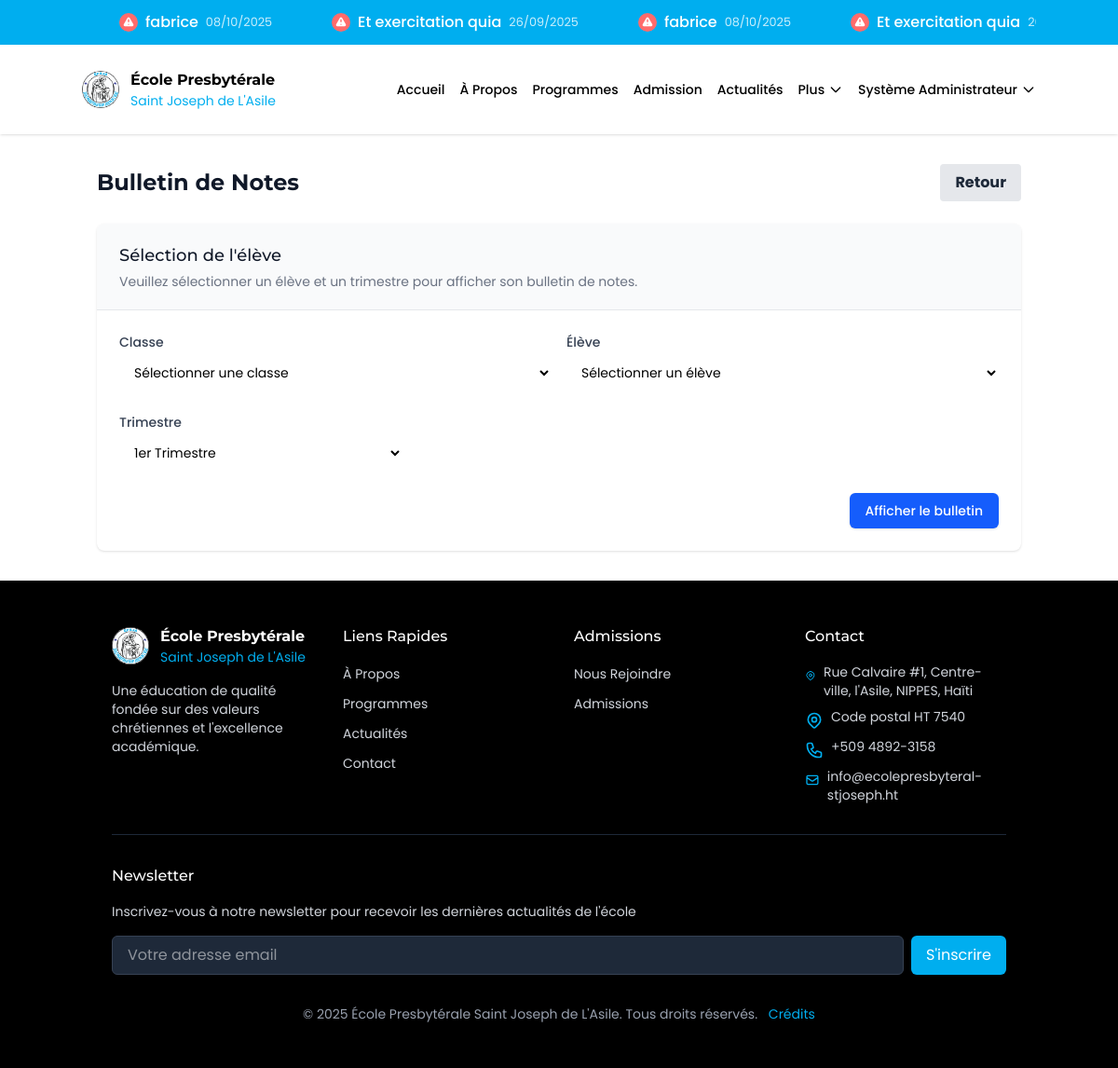
/notes/bulletin (signed in), run on the app's committed database.
### models.py (models this page shows, shortened)
class Annonce(db.Model):
    __tablename__ = 'annonces'
    id = db.Column(db.Integer, primary_key=True)
    titre = db.Column(db.String(100), nullable=False)
    contenu = db.Column(db.Text, nullable=False)
    date_creation = db.Column(db.DateTime, default=datetime.utcnow)
    date_expiration = db.Column(db.Date)
    public = db.Column(db.Boolean, default=True)
    important = db.Column(db.Boolean, default=False)

### modules/notes.py (the view, shortened to what this page needs)
@notes_blueprint.route('/bulletin')
@login_required
def bulletin():
    eleve_id = request.args.get('eleve_id')
    trimestre = request.args.get('trimestre')
    if not eleve_id or not trimestre:
        from models import Classe
        classes = Classe.query.order_by(Classe.niveau, Classe.nom).all()
        return render_template('notes/bulletin_form.html', classes=classes)

### app.py (called while the page is built)
@login_manager.user_loader
def load_user(user_id):
    return User.query.get(int(user_id))

### templates/notes/bulletin_form.html (shortened to what this page needs)
{% extends 'base.html' %}
{% block content %}
<div class="container mx-auto px-4 py-8">
    <div class="flex justify-between items-center mb-6">
        <h1 class="text-2xl font-bold text-gray-900">Bulletin de Notes</h1>
        <div class="flex space-x-2">
            <a href="{{ url_for('notes.index') }}" class="bg-gray-200 hover:bg-gray-300 text-gray-800 font-bold py-2 px-4 rounded">
                Retour
            </a>
        </div>
    </div>
    <div class="bg-white shadow overflow-hidden sm:rounded-lg">
        <div class="px-4 py-5 sm:px-6 bg-gray-50">
            <h2 class="text-lg font-medium text-gray-900">Sélection de l'élève</h2>
            <p class="mt-1 max-w-2xl text-sm text-gray-500">Veuillez sélectionner un élève et un trimestre pour afficher son bulletin de notes.</p>
        </div>
        <div class="border-t border-gray-200 px-4 py-5 sm:p-6">
            <form action="{{ url_for('notes.bulletin') }}" method="GET" class="space-y-6">
                <div class="grid grid-cols-1 gap-y-6 gap-x-4 sm:grid-cols-6">
                    <div class="sm:col-span-3">
                        <label for="classe_id" class="block text-sm font-medium text-gray-700">Classe</label>
                        <select id="classe_id" name="classe_id" required class="mt-1 block w-full pl-3 pr-10 py-2 text-base border-gray-300 focus:outline-none focus:ring-blue-500 focus:border-blue-500 sm:text-sm rounded-md">
                            <option value="">Sélectionner une classe</option>
                        </select>
                    </div>
                    <div class="sm:col-span-3">
                        <label for="eleve_id" class="block text-sm font-medium text-gray-700">Élève</label>
                        <select id="eleve_id" name="eleve_id" required class="mt-1 block w-full pl-3 pr-10 py-2 text-base border-gray-300 focus:outline-none focus:ring-blue-500 focus:border-blue-500 sm:text-sm rounded-md">
                            <option value="">Sélectionner un élève</option>
                        </select>
                    </div>
                    <div class="sm:col-span-2">
                        <label for="trimestre" class="block text-sm font-medium text-gray-700">Trimestre</label>
                        <select id="trimestre" name="trimestre" required class="mt-1 block w-full pl-3 pr-10 py-2 text-base border-gray-300 focus:outline-none focus:ring-blue-500 focus:border-blue-500 sm:text-sm rounded-md">
                            <option value="1">1er Trimestre</option>
                        </select>
                    </div>
                </div>
                <div class="flex justify-end">
                    <button type="submit" class="inline-flex justify-center py-2 px-4 border border-transparent shadow-sm text-sm font-medium rounded-md text-white bg-blue-600 hover:bg-blue-700 focus:outline-none focus:ring-2 focus:ring-offset-2 focus:ring-blue-500">
                        Afficher le bulletin
                    </button>
                </div>
            </form>
        </div>
    </div>
</div>
{% endblock %}

### templates/base.html (shortened to what this page needs)
<html lang="en">
   <head>
      <script src="https://cdn.jsdelivr.net/npm/@tailwindcss/browser@4"></script>
      <link href="https://unpkg.com/aos@2.3.1/dist/aos.css" rel="stylesheet">
   </head>
   <body>
      <div id="root">
         {% if annonces and annonces|length > 0 %}
         <div class="ticker-wrap w-full">
            <div class="ticker container mx-auto">
               <div class="ticker-track" id="ticker-track">
                  {% for annonce in annonces %}
                  <div class="ticker-item">
                     <a href="{{ url_for('communication.details_annonce', annonce_id=annonce.id) }}" class="ticker-link">
                        {% if annonce.important is defined and annonce.important %}
                        <span class="ticker-icon important">
                        </span>
                        {% else %}
                        <span class="ticker-icon">
                           <svg xmlns="http://www.w3.org/2000/svg" viewBox="0 0 20 20" fill="currentColor">
                              <path fill-rule="evenodd" d="M18 3a1 1 0 00-1.447-.894L8.763 6H5a3 3 0 000 6h.28l1.771 5.316A1 1 0 008 18h1a1 1 0 001-1v-4.382l6.553 3.276A1 1 0 0018 15V3z" clip-rule="evenodd" />
                           </svg>
                        </span>
                        {% endif %}
                        <span class="ticker-title">{{ annonce.titre }}</span>
                        <span class="ticker-date">{{ annonce.date_creation.strftime('%d/%m/%Y') }}</span>
                     </a>
                  </div>
                  {% endfor %}
               </div>
            </div>
         </div>
         {% endif %}
         <header class="sticky top-0 z-50 w-full bg-white/90 backdrop-blur-md shadow-sm">
            <div class="container mx-auto">
               <div class="flex h-24 items-center justify-between">
                     <div class="flex items-center">
                        <a href="#" class="flex items-center">
                           <img src="/static/assets/logo.jpg" alt="École Presbytérale Saint Joseph de L'Asile" class="h-10 w-10 rounded-full">
                           <div class="ml-3">
                              <h1 class="text-sm font-bold text-black md:text-base">École Presbytérale</h1>
                              <p class="text-xs text-[#00AEEF] md:text-sm">Saint Joseph de L'Asile</p>
                           </div>
                        </a>
                     </div>
                     <nav class="hidden lg:flex lg:items-center lg:space-x-4">
                       <a href="{{ url_for('accueil') }}" class="text-sm font-medium text-black hover:text-[#00AEEF]">Accueil</a>
                       <a href="{{ url_for('a_propos') }}" class="text-sm font-medium text-black hover:text-[#00AEEF]">À Propos</a>
                       <a href="{{ url_for('programmes') }}" class="text-sm font-medium text-black hover:text-[#00AEEF]">Programmes</a>
                       <a href="{{ url_for('admission') }}" class="text-sm font-medium text-black hover:text-[#00AEEF]">Admission</a>
                       <a href="{{ url_for('evenements') }}" class="text-sm font-medium text-black hover:text-[#00AEEF]">Actualités</a>
                       <div class="relative group">
                           <button class="flex items-center text-sm font-medium text-black hover:text-[#00AEEF]">
                               Plus
                               <svg xmlns="http://www.w3.org/2000/svg" class="h-4 w-4 ml-1" fill="none" viewBox="0 0 24 24" stroke="currentColor">
                                   <path stroke-linecap="round" stroke-linejoin="round" stroke-width="2" d="M19 9l-7 7-7-7" />
                               </svg>
                           </button>
                       </div>
                       {% if session.get('user_id') %}
                           <div class="relative group">
                               <button class="flex items-center text-sm font-medium text-black hover:text-[#00AEEF]">
                                   {{ session.get('user_name', 'Utilisateur') }}
                                   <svg xmlns="http://www.w3.org/2000/svg" class="h-4 w-4 ml-1" fill="none" viewBox="0 0 24 24" stroke="currentColor">
                                       <path stroke-linecap="round" stroke-linejoin="round" stroke-width="2" d="M19 9l-7 7-7-7" />
                                   </svg>
                               </button>
                           </div>
                       {% else %}
                           <a href="{{ url_for('auth.login') }}" class="text-sm font-medium text-black hover:text-[#00AEEF]">Connexion</a>
                       {% endif %}
                       </nav>
                  </div>
               </div>
            </header>
            {% block content %}
            {% endblock %}
            <footer class="bg-black text-white">
               <div class="container mx-auto px-4 py-12 sm:px-6 lg:px-8">
                  <div class="grid grid-cols-1 gap-8 md:grid-cols-4">
                     <div class="md:col-span-1">
                        <div class="flex items-center">
                           <a href="#" class="flex items-center">
                              <img src="/static/assets/logo.jpg" alt="École Presbytérale Saint Joseph de L'Asile" class="h-10 w-10 rounded-full" data-aos="fade-right">
                              <div class="ml-3">
                                 <h2 class="text-sm font-bold text-white md:text-base">École Presbytérale</h2>
                                 <p class="text-xs text-[#00AEEF] md:text-sm">Saint Joseph de L'Asile</p>
                              </div>
                           </a>
                        </div>
                        <p class="mt-4 text-sm text-gray-300">Une éducation de qualité fondée sur des valeurs chrétiennes et l'excellence académique.</p>
                     </div>
                     <div>
                        <h3 class="text-base font-medium text-white">Liens Rapides</h3>
                        <ul class="mt-4 space-y-2">
                           <li><a href="{{ url_for('a_propos') }}" class="text-sm text-gray-300 hover:text-[#00AEEF]">À Propos</a></li>
                           <li><a href="{{ url_for('programmes') }}" class="text-sm text-gray-300 hover:text-[#00AEEF]">Programmes</a></li>
                           <li><a href="{{ url_for('evenements') }}" class="text-sm text-gray-300 hover:text-[#00AEEF]">Actualités</a></li>
                           <li><a href="{{ url_for('contact') }}" class="text-sm text-gray-300 hover:text-[#00AEEF]">Contact</a></li>
                        </ul>
                     </div>
                     <div>
                        <h3 class="text-base font-medium text-white">Admissions</h3>
                        <ul class="mt-4 space-y-2">
                           <li><a href="{{ url_for('admission') }}" class="text-sm text-gray-300 hover:text-[#00AEEF]">Nous Rejoindre</a></li>
                           <li><a href="{{ url_for('admission') }}" class="text-sm text-gray-300 hover:text-[#00AEEF]">Admissions</a></li>
                        </ul>
                     </div>
                     <div>
                        <h3 class="text-base font-medium text-white">Contact</h3>
                        <ul class="mt-4 space-y-2">
                           <li class="flex items-start">
                              <span class="ml-2 text-sm text-gray-300">Rue Calvaire #1, Centre-ville, l'Asile, NIPPES, Haïti</span>
                           </li>
                           <li class="flex items-start">
                              <span class="ml-2 text-sm text-gray-300">Code postal HT 7540</span>
                           </li>
                           <li class="flex items-start">
                              <span class="ml-2 text-sm text-gray-300">+509 4892-3158</span>
                           </li>
                           <li class="flex items-start">
                              <svg class="mt-1 h-5 w-5 text-[#00AEEF]" fill="none" viewBox="0 0 24 24" stroke="currentColor">
                                 <path stroke-linecap="round" stroke-linejoin="round" stroke-width="2" d="M3 8l7.89 5.26a2 2 0 002.22 0L21 8M5 19h14a2 2 0 002-2V7a2 2 0 00-2-2H5a2 2 0 00-2 2v10a2 2 0 002 2z"></path>
                              </svg>
                              <span class="ml-2 text-sm text-gray-300">info@ecolepresbyteral-stjoseph.ht</span>
                           </li>
                        </ul>
                     </div>
                  </div>
                  <div class="mt-8 border-t border-gray-800 pt-8">
                     <div class="mb-8">
                        <h3 class="text-base font-medium text-white mb-4">Newsletter</h3>
                        <p class="text-sm text-gray-300 mb-4">Inscrivez-vous à notre newsletter pour recevoir les dernières actualités de l'école</p>
                        <form id="newsletter-form" class="flex flex-col sm:flex-row gap-2">
                           <input type="email" placeholder="Votre adresse email" required class="px-4 py-2 rounded-md bg-gray-800 text-white border border-gray-700 focus:outline-none focus:ring-2 focus:ring-[#00AEEF] flex-grow">
                           <button type="submit" class="px-4 py-2 bg-[#00AEEF] text-white rounded-md hover:bg-[#0098d1] transition-colors">S'inscrire</button>
                        </form>
                     </div>
                     <p class="text-center text-sm text-gray-400">© 2025 École Presbytérale Saint Joseph de L'Asile. Tous droits réservés.
                        <a href="{{ url_for('credits') }}" class="text-[#00AEEF] hover:underline ml-2">Crédits</a>
                     </p>
                  </div>
               </div>
            </footer>
      </div>
   </body>
</html>

### templates/base.html (style rules this page uses)
body { font-family: 'Poppins', sans-serif; }
h1, h2, h3, h4, h5, h6 { font-family: 'Montserrat', sans-serif; }
.ticker-wrap { position: relative; background: #00AEEF; color: white; padding: 8px 0; overflow: hidden; margin: 0; z-index: 40; }
.ticker { position: relative; width: 100%; overflow: hidden; padding: 0 8px; }
.ticker-track { display: flex; position: relative; white-space: nowrap; }
.ticker-item { flex-shrink: 0; padding: 0 20px; }
.ticker-link { display: inline-flex; align-items: center; padding: 4px 12px; border-radius: 4px; color: white; text-decoration: none; transition: all 0.2s ease; }
.ticker-icon { display: inline-flex; align-items: center; justify-content: center; width: 20px; height: 20px; margin-right: 8px; background: rgba(255, 255, 255, 0.2); border-radius: 50%; }
.ticker-icon svg { width: 14px; height: 14px; color: white; }
.ticker-icon.important { background: #ff6b6b; }
.ticker-icon.important svg { color: white; }
.ticker-title { font-weight: 500; margin-right: 8px; }
.ticker-date { font-size: 0.8rem; opacity: 0.8; }

### data on the page
Annonce: important True (drawn), titre "fabrice", date_creation "08/10/2025"
Annonce: important True (drawn), titre "Et exercitation quia", date_creation "26/09/2025"

### other printed values
{{ session.get('user_name', 'Utilisateur') }} "Système Administrateur"
